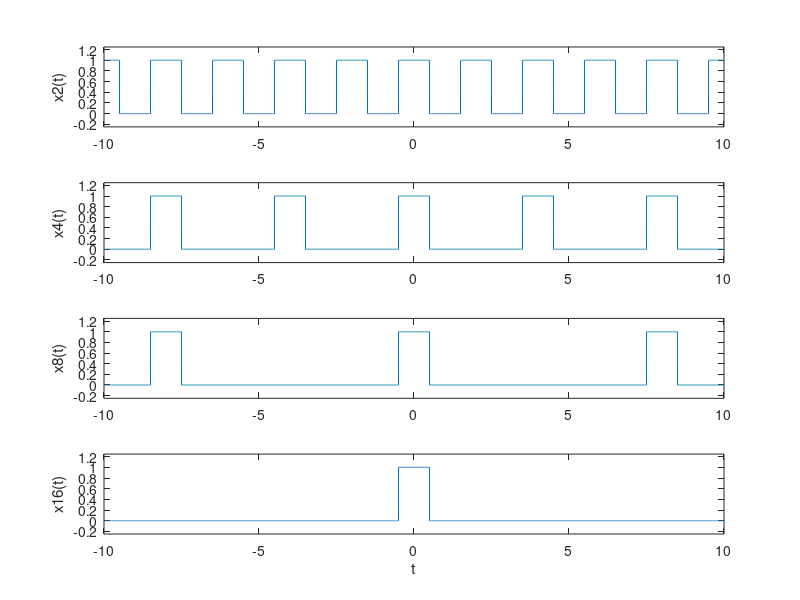

MATLAB code for this plot: (Note: this script raises an error after producing the figure.)
% Demonstration of Fourier transform from Fourier series, by increasing
% period
tmin = -10;  tmax = 10;
tv = tmin:0.001:tmax;
Tv = [2 4 8 16];

% Time domain
fh = figure;
for i=1:length(Tv);
  T = Tv(i);
  subplot(length(Tv),1,i);
  
  x1v = mod(tv,T);
  xv = zeros(size(tv));
  xv(x1v<1/2) = 1;
  xv(x1v>T-1/2) = 1;
  plot(tv,xv);
  axis([tmin tmax -0.25 1.25]);
  ylabel(sprintf('x%i(t)',T));
end
xlabel('t');  
exportfig(gcf,'fs2ft1.eps','width',6.8,'height',4,'fontmode','fixed', 'fontsize',8,'Color','cmyk');
close(fh);

% Frequency domain
fh = figure;
wmin = -10;  wmax = 10;
for i=1:length(Tv);
  T = Tv(i);
  subplot(length(Tv),1,i);

  % Coefficients
  w0 = 2*pi/T;
  kmin = floor(wmin/w0);  kmax = ceil(wmax/w0);
  kv = kmin:kmax;
  wv = kv*w0;
  ckv = zeros(size(kv));
  for ki=1:length(kv)
    k = kv(ki);
    if k==0
      ckv(ki) = 1/T;
    else
      ckv(ki) = 1/(k*pi)*sin(k*pi/T);
    end
  end
  
  sh = stem(wv,T*abs(ckv),'filled');
  set(sh,'MarkerSize',3);
  ylabel(sprintf('%i|ck|',T));
  ax = axis;
  axis([wmin wmax ax(3) ax(4)]);
  set(gca,'XTick',[-3*pi -2*pi -pi 0 pi 2*pi 3*pi]);
  set(gca,'XTickLabel',{'-3pi','-2pi','-pi','0','pi','2pi','3pi'});
end
xlabel('w');  
exportfig(gcf,'fs2ft2.eps','width',6.8,'height',4,'fontmode','fixed', 'fontsize',8,'Color','cmyk');
close(fh);

% Fourier transform
fh = figure;
wmin = -10;  wmax = 10;
wv = wmin:0.001:wmax;
Xw = sin(wv/2).*2./wv;

subplot(2,1,1);
plot(wv,abs(Xw));
ylabel('|X(w)|');
set(gca,'XTick',[-3*pi -2*pi -pi 0 pi 2*pi 3*pi]);
set(gca,'XTickLabel',{'-3pi','-2pi','-pi','0','pi','2pi','3pi'});

subplot(2,1,2);
plot(wv,angle(Xw));
ylabel('aX(w)');
xlabel('w');  
set(gca,'XTick',[-3*pi -2*pi -pi 0 pi 2*pi 3*pi]);
set(gca,'XTickLabel',{'-3pi','-2pi','-pi','0','pi','2pi','3pi'});
exportfig(gcf,'fs2ft3.eps','width',6.8,'height',2.3,'fontmode','fixed', 'fontsize',8,'Color','cmyk');
close(fh);
